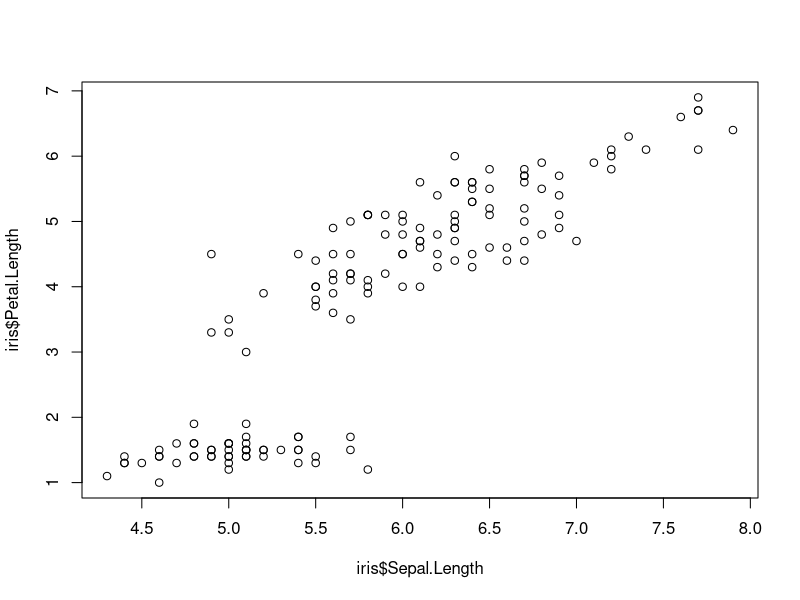
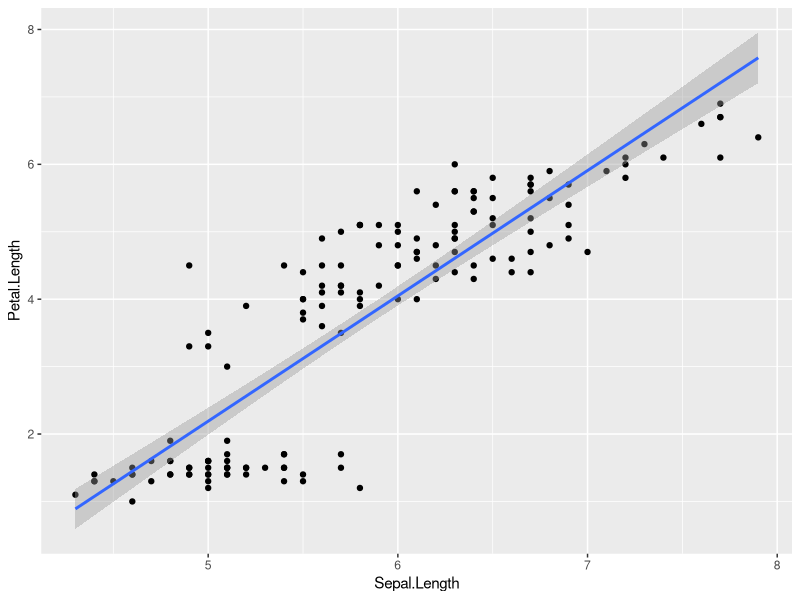

These charts were generated, in order, by the following R code:
# Machine Learning
# Izabela Hendrix
# Data Science
# Aula 02
# Prof. Neylson
# Igor Thales 
# Vamos investigar as correlações entres as variaveis
#Sepal.Length e Petal.Length do banco
# de dados iris

# carregar dados embutidos no R
data("iris")

# verifica os primeiros casos
head(iris)

# Tirando algumas estatiscas descritivas
summary(iris$Sepal.Length)

summary(iris$Petal.Length)

# para elaborar um grafico de dispersao com as variaveis de interesse
plot(x= iris$Sepal.Length, y=iris$Petal.Length)

cor(x= iris$Sepal.Length, y = iris$Petal.Length)  ## nivel de correlação entre
#duas variaveis


##### Montando um modelo de regressão linear
reg = lm(Petal.Length ~ Sepal.Length,
         data = iris)
reg
summary(reg)

# plotando a reta de regressão usando o pacote 
## ggplot2
install.packages("ggplot2")

#Carregar o pacote de ggplot2

library(ggplot2)
ggplot(iris, aes(x = Sepal.Length, y = Petal.Length)) + 
  geom_point() + 
  stat_smooth(method = "lm")

